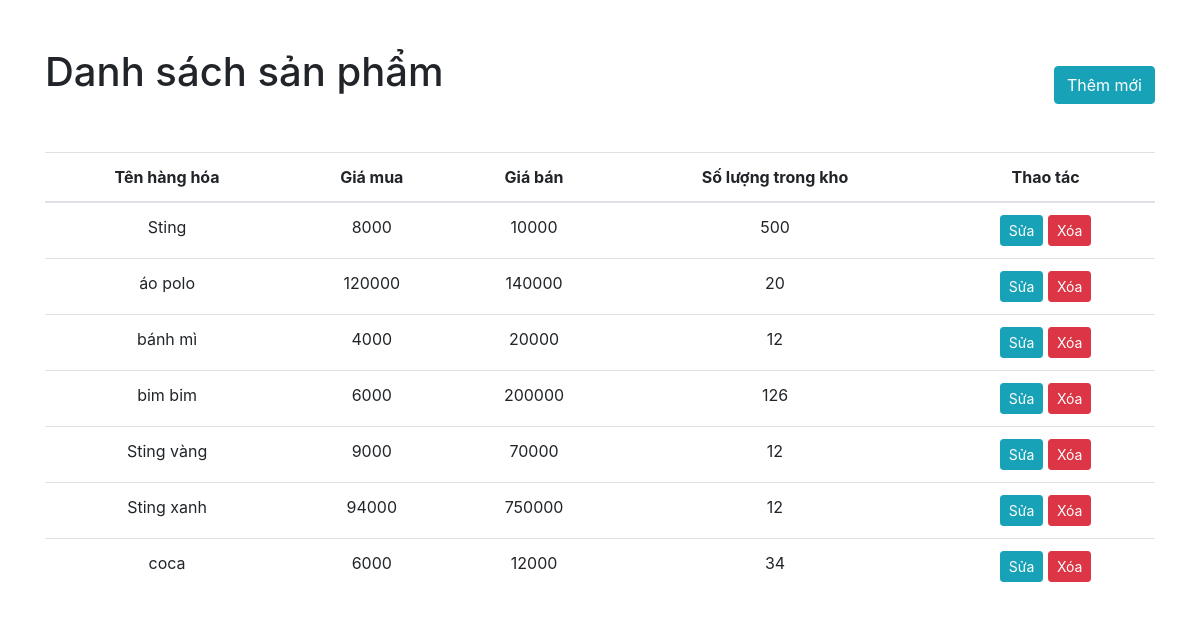
The page / on the database its author committed.
### grocery_management/models.py (models this page shows)
class Product(models.Model):
    name            = models.CharField(max_length=100)
    purchase_price  = models.DecimalField(max_digits=10, decimal_places=0)
    selling_price   = models.DecimalField(max_digits=10, decimal_places=0)
    quantity        = models.PositiveIntegerField()
    quantity_sold   = models.PositiveIntegerField(default=0)

### grocery_management/views.py (the view)
# urls.py: path('', views.product_list, name='product_list'),
def product_list(request):
    items_product = Product.objects.all()
    return render(request, 'product_list.html', {
        "items_product" : items_product
        })

### grocery_management/templates/product_list.html (shortened to what this page needs)
<!DOCTYPE html>
<html lang="en">
<head>
    <link rel="stylesheet" href="https://maxcdn.bootstrapcdn.com/bootstrap/4.5.2/css/bootstrap.min.css">
</head>
<body>
    <div class="mt-5">
        <div class="container">
            <div class="mb-5 d-flex justify-content-between align-items-end">
                <h1>Danh sách sản phẩm</h1>
                <a href="/create/" class="btn btn-info">Thêm mới</a>
            </div>
            <table class="table text-center">
                <thead>
                    <tr>
                        <th>Tên hàng hóa</th>
                        <th>Giá mua</th>
                        <th>Giá bán</th>
                        <th>Số lượng trong kho</th>
                        <th>Thao tác</th>
                    </tr>
                </thead>
                <tbody>
                    {% for item in items_product   %}
                    <tr>
                        <td> {{item.name}} </td>
                        <td>{{item.purchase_price }}</td>
                        <td>{{item.selling_price}}</td>
                        <td>{{item.quantity }}</td>
                        <td>
                            <a href="/update/{{item.id}}/" class="btn btn-info btn-sm">Sửa</a>
                            <a href="/delete/{{item.id}}/" class="btn btn-danger btn-sm"
                                onclick="return confirm('Bạn có chắc muốn xóa sản phẩm này?')">Xóa</a>
                        </td>
                    </tr>
                    {% endfor %}
                </tbody>
            </table>
        </div>
    </div>
</body>
</html>

### rows shown on the page
Product: name "Sting", purchase_price "8000", selling_price "10000", quantity "500"
Product: name "áo polo", purchase_price "120000", selling_price "140000", quantity "20"
Product: name "bánh mì", purchase_price "4000", selling_price "20000", quantity "12"
Product: name "bim bim", purchase_price "6000", selling_price "200000", quantity "126"
Product: name "Sting vàng", purchase_price "9000", selling_price "70000", quantity "12"
Product: name "Sting xanh", purchase_price "94000", selling_price "750000", quantity "12"
Product: name "coca", purchase_price "6000", selling_price "12000", quantity "34"
